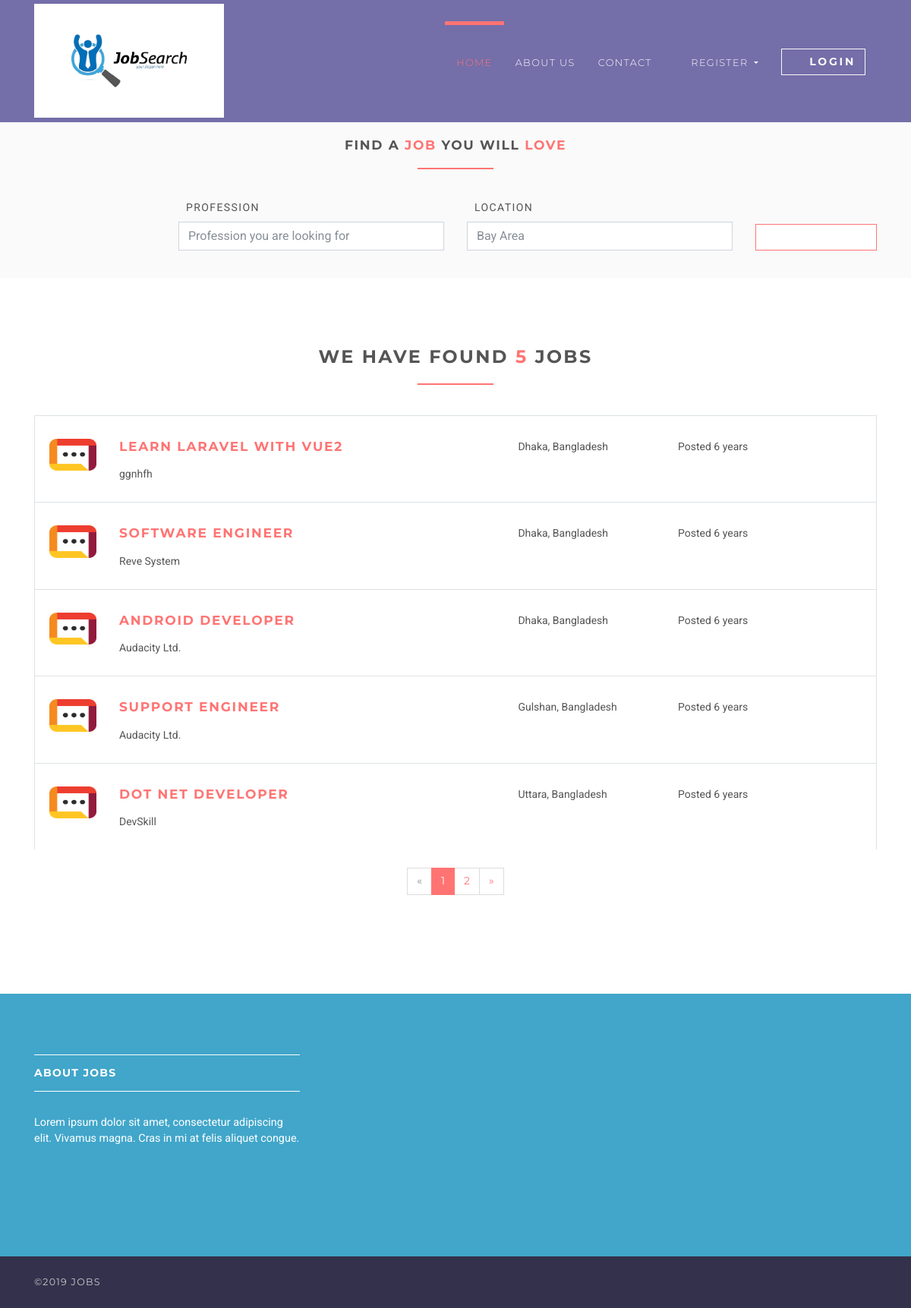
Page /jobs on the committed database.
### jobsapp/models.py (models this page shows, shortened)
class Job(models.Model):
    user = models.ForeignKey(User, on_delete=models.CASCADE)
    title = models.CharField(max_length=300)
    description = models.TextField()
    location = models.CharField(max_length=150)
    type = models.CharField(choices=JOB_TYPE, max_length=10)
    category = models.CharField(max_length=100)
    last_date = models.DateTimeField()
    company_name = models.CharField(max_length=100)
    company_description = models.CharField(max_length=300)
    website = models.CharField(max_length=100, default="")
    created_at = models.DateTimeField(default=timezone.now)
    filled = models.BooleanField(default=False)

### jobsapp/views/home.py (the view)
# urls.py: path('jobs', JobListView.as_view(), name='jobs'),
class JobListView(ListView):
    model = Job
    template_name = 'jobs/jobs.html'
    context_object_name = 'jobs'
    paginate_by = 5

### templates/jobs/jobs.html (shortened to what this page needs)
{% extends 'base.html' %}
{% load static %}
{% block content %}
    <section class="job-form-section job-form-section--compressed">
        <div class="container">
            <h4 class="heading">Find a <span class="accent">job </span> you will <span class="accent">love</span></h4>
            <form id="job-main-form" method="get" action="#" class="job-main-form">
                <div class="controls">
                    <div class="row align-items-end">
                        <div class="col-sm-1 col-lg-2"></div>
                        <div class="col-sm-5 col-lg-4 form-group">
                            <label for="profession">Profession</label>
                            <input type="text" id="profession" name="profession"
                                   placeholder="Profession you are looking for" class="form-control">
                        </div>
                        <div class="col-sm-5 col-lg-4 form-group">
                            <label for="location">Location</label>
                            <input type="text" id="location" name="location" placeholder="Any particular location?"
                                   value="Bay Area" class="form-control">
                        </div>
                        <div class="col-sm-1 col-lg-2 form-group">
                            <button type="submit" name="name"
                                    class="btn btn-outline-white-primary job-main-form__button">
                                <i class="fa fa-search"></i>
                            </button>
                        </div>
                    </div>
                </div>
            </form>
        </div>
    </section>
    <section>
        <div class="container">
            <h3 class="heading">We have found <span class="accent">{{ jobs.count }}</span> jobs</h3>
            {% for job in jobs %}
                <div class="job-listing  ">
                    <div class="row">
                        <div class="col-md-12 col-lg-6">
                            <div class="row">
                                <div class="col-2">
                                    <img src="{% static 'img/company-1.png' %}"
                                         alt="Ipsioou " class="img-fluid">
                                </div>
                                <div class="col-10">
                                    <h4 class="job__title"><a
                                            href="{% url 'jobs:jobs-detail' job.id %}">{{ job.title }}</a></h4>
                                    <p class="job__company">
                                        {{ job.company_name }}
                                    </p>
                                </div>
                            </div>
                        </div>
                        <div class="col-10 col-md-3 col-lg-2 ml-auto"><i class="fa fa-map-marker job__location"></i>
                            {{ job.location }}
                        </div>
                        <div class="col-10 col-md-3 col-lg-3 ml-auto">
                            <p>Posted {{ job.created_at|timesince }}</p>
                        </div>
                    </div>
                </div>
            {% endfor %}
            {% if is_paginated %}
                <div class="row">
                    <div class="col-md-12">
                        <nav aria-label="Page navigation example" class="d-flex justify-content-center mt-4 mb-4">
                            <ul class="pagination">
                                {% if page_obj.has_previous %}
                                    <li class="page-item">
                                        <a href="?page={{ page_obj.previous_page_number }}"
                                           class="page-link">&laquo;</a>
                                    </li>
                                {% else %}
                                    <li class="page-item disabled">
                                        <a class="page-link">&laquo;</a>
                                    </li>
                                {% endif %}
                                {% for i in page_obj.paginator.page_range %}
                                    {% if page_obj.number == i %}
                                        <li class="page-item active">
                                            <a class="page-link">{{ i }}</a>
                                        </li>
                                    {% else %}
                                        <li class="page-item">
                                            <a href="?page={{ i }}" class="page-link">{{ i }}</a>
                                        </li>
                                    {% endif %}
                                {% endfor %}
                                {% if page_obj.has_next %}
                                    <li class="page-item">
                                        <a href="?page={{ page_obj.next_page_number }}" class="page-link">&raquo;</a>
                                    </li>
                                {% else %}
                                    <li class="page-item disabled">
                                        <a class="page-link">&raquo;</a>
                                    </li>
                                {% endif %}
                            </ul>
                        </nav>
                    </div>
                </div>
            {% endif %}
        </div>
    </section>
{% endblock %}

### static/css/style.default.css (style rules this page uses)
html { height:100% }
body { height:100% }
section { position:relative;padding-top:90px;padding-bottom:90px }
button { cursor:pointer }
.heading { text-align:center;margin-bottom:40px }
.heading:after { content:" ";display:block;width:100px;height:2px;margin:20px auto 20px;background:#ff7473 }
a,button { -webkit-transition:all .2s ease-out;transition:all .2s ease-out }
a i.fa,button i.fa { margin:0 5px }
.accent { color:#ff7473 }
.job-form-section { padding:80px 0;background:#fafafa }
.job-form-section .job-main-form { margin-bottom:40px }
.job-form-section .job-main-form label { text-transform:uppercase;letter-spacing:0.1em;margin-left:10px }
.job-form-section.job-form-section--compressed { padding:20px }
.job-form-section.job-form-section--compressed .job-main-form { margin-bottom:0 }
.job-main-form__button { margin-top:15px;display:block;width:100% }
.job-listing { border:solid 1px #dee2e6;border-bottom:none;padding-top:30px;padding-bottom:10px;padding-left:19px;padding-right:15px;clear:both;-webkit-transition:all .2s ease-out;transition:all .2s ease-out }
.job__title { margin-top:0 }
.job__location { margin-right:5px;color:#868e96 }
.btn { font-weight:700;font-family:"Montserrat",Helvetica,Arial,sans-serif;border:1px solid transparent;text-transform:uppercase;letter-spacing:0.2em;padding:.375rem .75rem;font-size:.875rem;line-height:1.5;border-radius:0;-webkit-transition:background-color 0.15s ease-in-out,border-color 0.15s ease-in-out,-webkit-box-shadow 0.15s ease-in-out;transition:background-color 0.15s ease-in-out,border-color 0.15s ease-in-out,-webkit-box-shadow 0.15s ease-in-out;transition:background-color 0.15s ease-in-out,border-color 0.15s ease-in-out,box-shadow 0.15s ease-in-out;transition:background-color 0.15s ease-in-out,border-color 0.15s ease-in-out,box-shadow 0.15s ease-in-out,-webkit-box-shadow 0.15s ease-in-out }
.btn-outline-white-primary { color:#ff7473;background-color:#fff;background-image:none;border-color:#ff7473 }
body { font-family:"Roboto",Helvetica,Arial,sans-serif;font-size:.875rem;font-weight:400;line-height:1.5;color:#555;background-color:#fff }
a { color:#ff7473;text-decoration:none }
h1,h2,h3,h4,h5,h6,.h1,.h2,.h3,.h4,.box-simple h3,.box-image .name h3,.box-image-text .top .name h3,.box-image-text .top .name h4,.h5,.h6 { margin-bottom:1rem;font-family:"Montserrat",Helvetica,Arial,sans-serif;font-weight:700;line-height:1.2;color:#555;text-transform:uppercase;letter-spacing:0.1em }
h3,.h3 { font-size:1.4875rem }
h4,.h4,.box-simple h3,.box-image .name h3,.box-image-text .top .name h3,.box-image-text .top .name h4 { font-size:1.0675rem }
.page-item:first-child .page-link { border-top-left-radius:0rem;border-bottom-left-radius:0rem }
.page-item:last-child .page-link { border-top-right-radius:0rem;border-bottom-right-radius:0rem }
.page-item.active .page-link { color:#fff;background-color:#ff7473;border-color:#ff7473 }
.page-item.disabled .page-link { color:#868e96;background-color:#fff;border-color:#ddd }
.page-link { padding:.5rem .75rem;line-height:1.25;color:#ff7473;background-color:#fff;border:1px solid #ddd;font-family:"Montserrat",Helvetica,Arial,sans-serif }
.form-control { padding:.375rem .75rem;font-size:1rem;line-height:1.5;color:#868e96;background-color:#fff;border:1px solid #ced4da;border-radius:0;-webkit-transition:border-color ease-in-out 0.15s,-webkit-box-shadow ease-in-out 0.15s;transition:border-color ease-in-out 0.15s,-webkit-box-shadow ease-in-out 0.15s;transition:border-color ease-in-out 0.15s,box-shadow ease-in-out 0.15s;transition:border-color ease-in-out 0.15s,box-shadow ease-in-out 0.15s,-webkit-box-shadow ease-in-out 0.15s }
.form-control::placeholder { color:#868e96 }

### rows in the picture
Job: title "LEARN LARAVEL WITH VUE2", company_name "ggnhfh", location "Dhaka, Bangladesh", created_at "6 years"
Job: title "SOFTWARE ENGINEER", company_name "Reve System", location "Dhaka, Bangladesh", created_at "6 years"
Job: title "ANDROID DEVELOPER", company_name "Audacity Ltd.", location "Dhaka, Bangladesh", created_at "6 years"
Job: title "SUPPORT ENGINEER", company_name "Audacity Ltd.", location "Gulshan, Bangladesh", created_at "6 years"
Job: title "DOT NET DEVELOPER", company_name "DevSkill", location "Uttara, Bangladesh", created_at "6 years"

### other values in the picture
{{ jobs.count }} "5"
{{ i }} "1"
{{ i }} "2"
